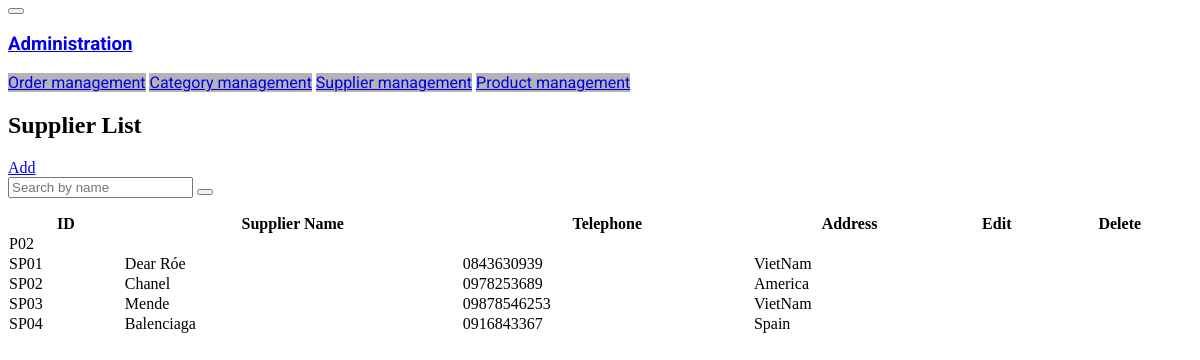
The app's page /admin/supplier/list.php, older data.
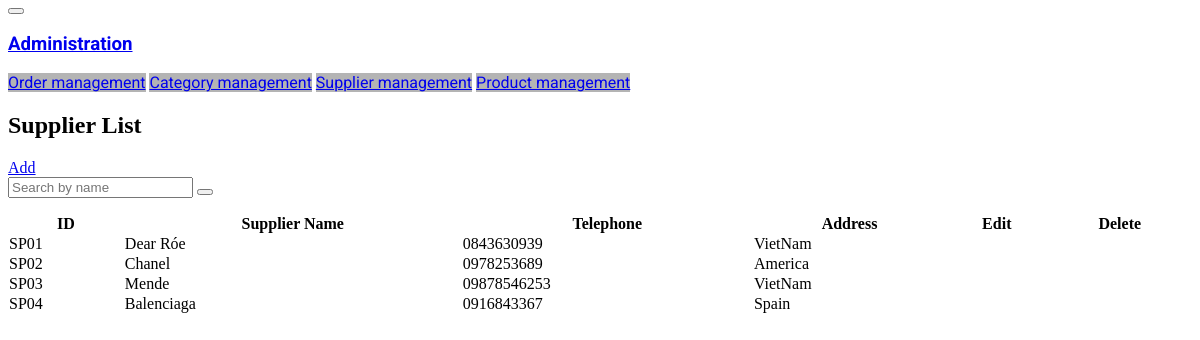
The same page, newer data.
### tables this page shows
CREATE TABLE `supplier` (
  `id` varchar(10) NOT NULL,
  `name` varchar(20) NOT NULL,
  `phone` varchar(12) NOT NULL,
  `address` varchar(255) NOT NULL
);

### admin/supplier/list.php (the view, shortened to what this page needs)
<section class="row">
    <?php
    include_once 'admin/nav.php';
    ?>
    <div class="col-lg-10 col-md-9 col-12">
        <div class="pt-2 mb-2">
            <h1 class="text-center">Supplier List</h1>
            <div class="text-center mb-2 row">
                <div class="col-6 d-flex justify-content-start align-items-center">
                    <a href="?page=addSupplier" class="btn btn-outline-dark"><i class="bi bi-plus-circle pe-2"></i>Add</a>
                </div>
                <div class="col-6 d-flex justify-content-end align-items-center">
                    <form action="/manage/supplier" method="GET" class="d-flex input-group w-auto">
                        <input name="search" type="search" class="form-control" placeholder="Search by name" aria-label="Search" aria-describedby="search-addon" />
                        <button class="btn btn-secondary searching" type="submit"><i class="bi bi-search"></i></button>
                    </form>
                </div>
            </div>
            <table class="table table-striped table-bordered m-0" cellspacing="0" width="100%">
                <thead class="justify-content-md-between justify-content-sm-center align-content-center border-bottom border-2 my-2 bg-dark text-light p-3 rounded-3">
                    <tr class="text-center">
                        <th>
                            <strong>ID</strong>
                        </th>
                        <th>
                            <strong>Supplier Name</strong>
                        </th>
                        <th>
                            <strong>Telephone</strong>
                        </th>
                        <th>
                            <strong>Address</strong>
                        </th>
                        <th>
                            <strong>Edit</strong>
                        </th>
                        <th>
                            <strong>Delete</strong>
                        </th>
                    </tr>
                </thead>
                <tbody class="justify-content-md-between justify-content-sm-center border-bottom border-2 my-2 bg-light p-2 rounded-3">
                    <?php
                    $c = new Connect();
                    $dblink = $c->connectToMySQL();
                    $sql = "SELECT * FROM `supplier`";
                    $stmt = $dblink->query($sql);
                    while ($row = $stmt->fetch_assoc()) :
                    ?>
                        <tr>
                            <td class="text-center align-middle"><?= $row['id'] ?></td>
                            <td class="text-center align-middle"><?= $row['name'] ?></td>
                            <td class="text-center align-middle"><?= $row['phone'] ?></td>
                            <td class="align-middle"><?= $row['address'] ?></td>
                            <td class="text-center align-middle">
                            </td>
                            <td class="text-center align-middle">
                            </td>
                        </tr>
                    <?php
                    endwhile;
                    ?>
                </tbody>
            </table>
        </div>
    </div>
</section>

### admin/nav.php (shortened to what this page needs)
<div class="col-lg-2 col-md-3 content-left pe-0">
    <nav class="navbar navbar-expand-md navbar-light">
        <button class="navbar-toggler" type="button" data-toggle="collapse" data-target="#sidebarMenu"><span class="navbar-toggler-icon"></span></button>
        <a class="font-family nav-link px-0" href="/manage">
            <h3 class="fw-bold">Administration</h3>
        </a>
    </nav>
    <nav id="sidebarMenu" class="collapse d-md-block">
        <div class="position-sticky">
            <div class="font-family list-group list-group-flush">
                <a href="?page=order" class="list-group-item list-group-item-action py-4 text-light">Order
                    management</a>
                <a href="?page=category" class="list-group-item list-group-item-action py-4 text-light">Category
                    management</a>
                <a href="?page=supplier" class="list-group-item list-group-item-action py-4 text-light">Supplier
                    management</a>
                <a href="?page=productManagement" class="list-group-item list-group-item-action py-4 text-light">Product
                    management</a>
            </div>
        </div>
    </nav>
</div>

### admin/nav.php (style rules this page uses)
.font-family { font-family: 'Roboto', sans-serif; }
a.list-group-item { background-color: rgb(180, 180, 180); }

Row changes from the older to the newer data that the page shows:
removed supplier: id "P02"
